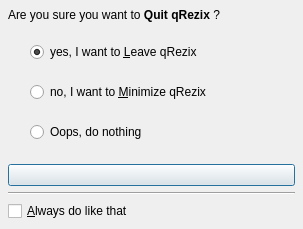
<ui version="4.0" >
 <author></author>
 <comment></comment>
 <exportmacro></exportmacro>
 <class>RzxQuit</class>
 <widget class="QDialog" name="RzxQuit" >
  <property name="geometry" >
   <rect>
    <x>0</x>
    <y>0</y>
    <width>303</width>
    <height>207</height>
   </rect>
  </property>
  <property name="sizePolicy" >
   <sizepolicy>
    <hsizetype>5</hsizetype>
    <vsizetype>5</vsizetype>
    <horstretch>0</horstretch>
    <verstretch>0</verstretch>
   </sizepolicy>
  </property>
  <property name="windowTitle" >
   <string>Quit</string>
  </property>
  <layout class="QGridLayout" >
   <property name="margin" >
    <number>8</number>
   </property>
   <property name="spacing" >
    <number>6</number>
   </property>
   <item row="1" column="1" >
    <layout class="QVBoxLayout" >
     <property name="margin" >
      <number>0</number>
     </property>
     <property name="spacing" >
      <number>6</number>
     </property>
     <item>
      <widget class="QRadioButton" name="radioQuit" >
       <property name="sizePolicy" >
        <sizepolicy>
         <hsizetype>3</hsizetype>
         <vsizetype>0</vsizetype>
         <horstretch>0</horstretch>
         <verstretch>0</verstretch>
        </sizepolicy>
       </property>
       <property name="text" >
        <string>yes, I want to &amp;Leave qRezix</string>
       </property>
       <property name="shortcut" >
        <string>⌥L</string>
       </property>
       <property name="checked" >
        <bool>true</bool>
       </property>
      </widget>
     </item>
     <item>
      <widget class="QRadioButton" name="radioMinimize" >
       <property name="sizePolicy" >
        <sizepolicy>
         <hsizetype>3</hsizetype>
         <vsizetype>0</vsizetype>
         <horstretch>0</horstretch>
         <verstretch>0</verstretch>
        </sizepolicy>
       </property>
       <property name="text" >
        <string>no, I want to &amp;Minimize qRezix</string>
       </property>
       <property name="shortcut" >
        <string>⌥M</string>
       </property>
      </widget>
     </item>
     <item>
      <widget class="QRadioButton" name="radioDoNothing" >
       <property name="sizePolicy" >
        <sizepolicy>
         <hsizetype>7</hsizetype>
         <vsizetype>0</vsizetype>
         <horstretch>0</horstretch>
         <verstretch>0</verstretch>
        </sizepolicy>
       </property>
       <property name="text" >
        <string>Oops, do nothing</string>
       </property>
       <property name="shortcut" >
        <string/>
       </property>
      </widget>
     </item>
    </layout>
   </item>
   <item row="1" column="0" >
    <spacer>
     <property name="orientation" >
      <enum>Qt::Horizontal</enum>
     </property>
     <property name="sizeType" >
      <enum>QSizePolicy::Fixed</enum>
     </property>
     <property name="sizeHint" >
      <size>
       <width>16</width>
       <height>130</height>
      </size>
     </property>
    </spacer>
   </item>
   <item row="0" column="0" colspan="2" >
    <widget class="QLabel" name="lblQuit" >
     <property name="sizePolicy" >
      <sizepolicy>
       <hsizetype>3</hsizetype>
       <vsizetype>4</vsizetype>
       <horstretch>0</horstretch>
       <verstretch>0</verstretch>
      </sizepolicy>
     </property>
     <property name="text" >
      <string>Are you sure you want to &lt;b>Quit qRezix &lt;/b>?</string>
     </property>
    </widget>
   </item>
   <item row="2" column="0" colspan="2" >
    <widget class="QPushButton" name="btnApply" >
     <property name="maximumSize" >
      <size>
       <width>32767</width>
       <height>30</height>
      </size>
     </property>
     <property name="text" >
      <string/>
     </property>
     <property name="shortcut" >
      <string>Return</string>
     </property>
     <property name="checkable" >
      <bool>false</bool>
     </property>
    </widget>
   </item>
   <item row="4" column="0" colspan="2" >
    <widget class="QCheckBox" name="cbSave" >
     <property name="text" >
      <string>&amp;Always do like that</string>
     </property>
     <property name="shortcut" >
      <string>⌥A</string>
     </property>
    </widget>
   </item>
   <item row="3" column="0" colspan="2" >
    <widget class="Line" name="line1" >
     <property name="frameShape" >
      <enum>QFrame::HLine</enum>
     </property>
     <property name="frameShadow" >
      <enum>QFrame::Sunken</enum>
     </property>
     <property name="orientation" >
      <enum>Qt::Horizontal</enum>
     </property>
    </widget>
   </item>
  </layout>
  <widget class="QWidget" name="" >
   <property name="geometry" >
    <rect>
     <x>9</x>
     <y>32</y>
     <width>285</width>
     <height>136</height>
    </rect>
   </property>
  </widget>
 </widget>
 <layoutdefault spacing="6" margin="2" />
 <pixmapfunction></pixmapfunction>
 <tabstops>
  <tabstop>radioQuit</tabstop>
  <tabstop>radioMinimize</tabstop>
  <tabstop>radioDoNothing</tabstop>
  <tabstop>cbSave</tabstop>
  <tabstop>btnApply</tabstop>
 </tabstops>
 <resources/>
 <connections/>
</ui>
